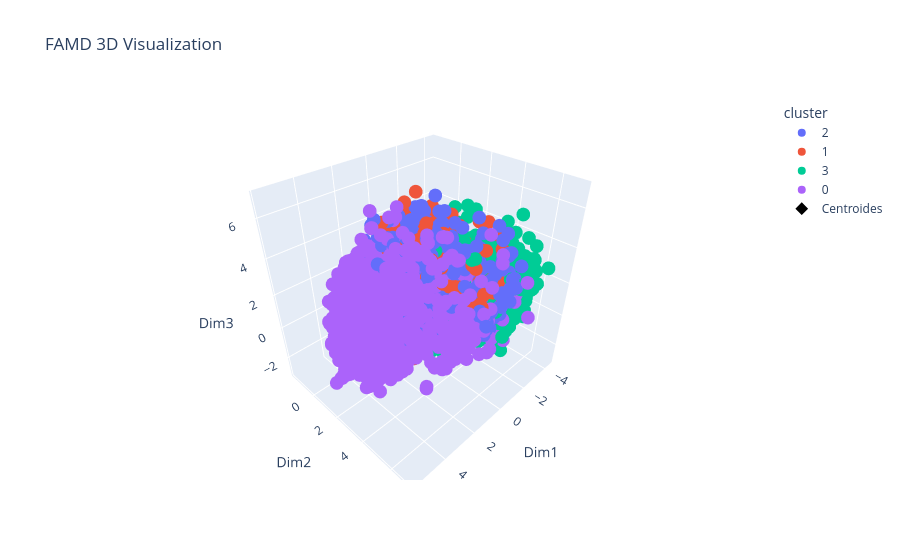

Notebook code for this chart:
### Code cell
# Visualize 3D FAMD results with cluster labels
fig = px.scatter_3d(
    coords, x="Dim1", y="Dim2", z="Dim3", color='cluster', title="FAMD 3D Visualization"
)
centroids_cords_FAMD = coords.groupby("cluster")[["Dim1", "Dim2", "Dim3"]].mean().reset_index()

# Add centroids
fig.add_trace(
    go.Scatter3d(
        x=centroids_cords_FAMD["Dim1"],
        y=centroids_cords_FAMD["Dim2"],
        z=centroids_cords_FAMD["Dim3"],
        mode="markers+text",
        marker=dict(
            size=12, color="black", symbol="diamond", line=dict(color="white", width=2)
        ),
        text=centroids_cords_FAMD["cluster"],
        textposition="top center",
        name="Centroides",
    )
)
fig.show()
fig.write_html(SNDMODEL_3DSCATTER_FILE_NAME)

# 2 Dimenntional FAMD visualization with clusters
make_plot(
    plot_type='scatter',
    data=coords,
    title=f'Colored FAMD Projection per cluster (k={4})',
    x_col="Dim1",
    y_col="Dim2",
    hue='cluster',
    palette='tab10',
    legend=True,
    legend_label="Cluster Labels",
)
plt.show()

### Figure 1 — Plotly figure (JSON) as saved in the notebook; plotly's stock layout.template omitted (floating-point values rounded to 4 significant figures; data arrays with more than 128 entries replaced by an {"elided": "..."} marker saying what was removed)
{"data": [{"hovertemplate": "cluster=2<br>Dim1=%{x}<br>Dim2=%{y}<br>Dim3=%{z}<extra></extra>", "legendgroup": "2", "marker": {"color": "#636efa", "symbol": "circle"}, "mode": "markers", "name": "2", "scene": "scene", "showlegend": true, "type": "scatter3d", "x": {"elided": "21681 float values"}, "y": {"elided": "21681 float values"}, "z": {"elided": "21681 float values"}}, {"hovertemplate": "cluster=1<br>Dim1=%{x}<br>Dim2=%{y}<br>Dim3=%{z}<extra></extra>", "legendgroup": "1", "marker": {"color": "#EF553B", "symbol": "circle"}, "mode": "markers", "name": "1", "scene": "scene", "showlegend": true, "type": "scatter3d", "x": {"elided": "22126 float values"}, "y": {"elided": "22126 float values"}, "z": {"elided": "22126 float values"}}, {"hovertemplate": "cluster=3<br>Dim1=%{x}<br>Dim2=%{y}<br>Dim3=%{z}<extra></extra>", "legendgroup": "3", "marker": {"color": "#00cc96", "symbol": "circle"}, "mode": "markers", "name": "3", "scene": "scene", "showlegend": true, "type": "scatter3d", "x": {"elided": "12271 float values"}, "y": {"elided": "12271 float values"}, "z": {"elided": "12271 float values"}}, {"hovertemplate": "cluster=0<br>Dim1=%{x}<br>Dim2=%{y}<br>Dim3=%{z}<extra></extra>", "legendgroup": "0", "marker": {"color": "#ab63fa", "symbol": "circle"}, "mode": "markers", "name": "0", "scene": "scene", "showlegend": true, "type": "scatter3d", "x": {"elided": "7917 float values"}, "y": {"elided": "7917 float values"}, "z": {"elided": "7917 float values"}}, {"marker": {"color": "black", "line": {"color": "white", "width": 2}, "size": 12, "symbol": "diamond"}, "mode": "markers+text", "name": "Centroides", "text": [0.0, 1.0, 2.0, 3.0], "textposition": "top center", "type": "scatter3d", "x": [2.177, -0.06443, 0.3197, -1.853], "y": [0.6378, -0.5923, 0.1852, 0.3293], "z": [0.355, 0.2975, -0.1654, -0.4733]}], "layout": {"legend": {"title": {"text": "cluster"}, "tracegroupgap": 0}, "scene": {"domain": {"x": [0, 1], "y": [0, 1]}, "xaxis": {"title": {"text": "Dim1"}}, "yaxis": {"title": {"text": "Dim2"}}, "zaxis": {"title": {"text": "Dim3"}}}, "title": {"text": "FAMD 3D Visualization"}}}
